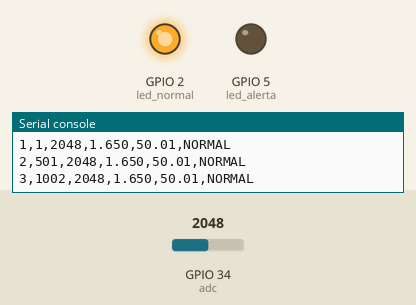
Recording of a program running on a simulated ESP32 board running MicroPython. Shown: output pins drawn as LEDs (lit = HIGH), the last lines printed to the serial console. Inputs (shaded band) come from the test bench; at power-on: GPIO 34 (adc) = 2048 (analog values on the 0–4095 scale).

Above: at 1.2 s.
1.3 s: GPIO 34 (adc) set to 2814
2.8 s: GPIO 34 (adc) set to 2940
At 3.4 s:
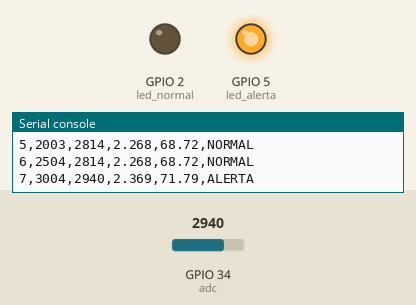
4.5 s: GPIO 34 (adc) set to 2866
At 5.7 s:
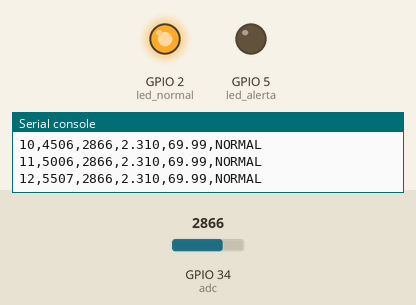
6.0 s: GPIO 34 (adc) set to 3603
At 7.0 s:
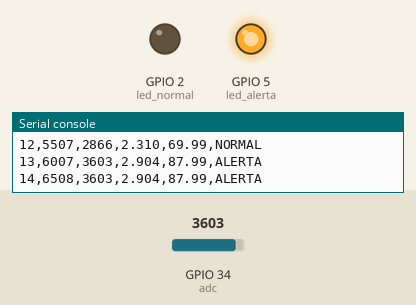
Timing chart, 0 to 8.5 s (numbered marks = the images above; inputs shaded):
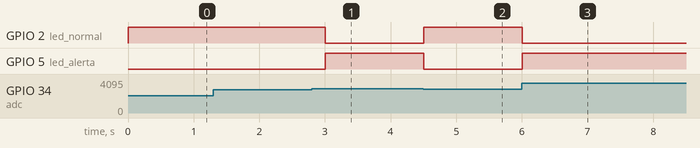

The program:

AnalogicoHisteresis.py
```python
#la histerersis permite evitar que cerca del umbral se geneneren tintineos, relacionado a la sensibilidad del sensor
#normalmente sih histeresis harias lo siguientes
#Si humedad >= 70% → ALERTA,  Si humedad < 70%  → NORMAL
#con histeresis tenemos que crear un intervalo de accion
#Si humedad >= 70% → entra en ALERTA / Humedad sube hasta 70%  → activa alerta
#Si humedad <= 60% → vuelve a NORMAL ? Humedad baja hasta 60%  → desactiva alerta
from machine import Pin, ADC
from time import sleep, ticks_ms


#configuracion de ADC|
adc = ADC(Pin(34))
adc.atten(ADC.ATTN_11DB)      # Permite leer aprox. hasta 3.3 V
adc.width(ADC.WIDTH_12BIT)    # Lectura de 0 a 4095
#configuracion de outputs
led_normal = Pin(2, Pin.OUT)   # LED verde
led_alerta = Pin(5, Pin.OUT)   # LED rojo
#valor de constantes
VREF = 3.3
ADC_MAX = 4095

UMBRAL_ALTO = 70   # Activa alerta
UMBRAL_BAJO = 60   # Desactiva alerta

def leer_adc():
    return adc.read()


def adc_a_voltaje(valor_adc):
    return valor_adc * VREF / ADC_MAX


def adc_a_humedad(valor_adc):
    humedad = valor_adc * 100 / ADC_MAX
    return humedad

def aplicar_histeresis(humedad, estado_actual):
    """
    estado_actual:
    False → NORMAL
    True  → ALERTA
    """
    if estado_actual == False and humedad >= UMBRAL_ALTO:
        estado_actual = True

    if estado_actual == True and humedad <= UMBRAL_BAJO:
        estado_actual = False
    return estado_actual

def controlar_leds(alerta):
    if alerta:
        led_alerta.on()
        led_normal.off()
        return "ALERTA"
    else:
        led_alerta.off()
        led_normal.on()
        return "NORMAL"

print("Sistema analógico con histéresis")
print("muestra,tiempo_ms,adc,voltaje,humedad,estado")
muestra = 1 #para la creacion del csv
alerta = False
while True:
    tiempo = ticks_ms()

    valor_adc = leer_adc()
    voltaje = adc_a_voltaje(valor_adc)
    humedad = adc_a_humedad(valor_adc)

    alerta_humedad = aplicar_histeresis(humedad,alerta)
    estado = controlar_leds(alerta_humedad)

    print(f"{muestra},{tiempo},{valor_adc},{voltaje:.3f},{humedad:.2f},{estado}")
    muestra += 1
    sleep(0.5)
```

Measured:
- the behaviour switches between 2866 and 2867 on GPIO 34 (adc) (found by bisection; images 0 and 1)
- after the input at 2.8 s, GPIO 2 (led_normal): HIGH → LOW after 0.20 s; GPIO 5 (led_alerta): LOW → HIGH after 0.20 s
- after the input at 4.5 s, GPIO 2 (led_normal): LOW → HIGH at once; GPIO 5 (led_alerta): HIGH → LOW at once
- after the input at 6.0 s, GPIO 2 (led_normal): HIGH → LOW at once; GPIO 5 (led_alerta): LOW → HIGH at once
